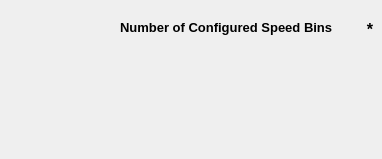
            <widget class="QWidget" name="tab_5">
             <attribute name="title">
              <string>Speed Bins</string>
             </attribute>
             <widget class="QWidget" name="gridLayoutWidget_4">
              <property name="geometry">
               <rect>
                <x>150</x>
                <y>70</y>
                <width>201</width>
                <height>80</height>
               </rect>
              </property>
              <layout class="QGridLayout" name="speedBinGrid" rowminimumheight="0">
               <property name="verticalSpacing">
                <number>1</number>
               </property>
              </layout>
             </widget>
             <widget class="QLabel" name="label_20">
              <property name="geometry">
               <rect>
                <x>120</x>
                <y>20</y>
                <width>221</width>
                <height>16</height>
               </rect>
              </property>
              <property name="text">
               <string>&lt;html&gt;&lt;head/&gt;&lt;body&gt;&lt;p&gt;&lt;span style=&quot; font-size:10pt; font-weight:600;&quot;&gt;Number of Configured Speed Bins&lt;/span&gt;&lt;/p&gt;&lt;/body&gt;&lt;/html&gt;</string>
              </property>
             </widget>
             <widget class="QLabel" name="numSpeedBinsConfigd">
              <property name="geometry">
               <rect>
                <x>357</x>
                <y>20</y>
                <width>16</width>
                <height>20</height>
               </rect>
              </property>
              <property name="text">
               <string>&lt;html&gt;&lt;head/&gt;&lt;body&gt;&lt;p align=&quot;right&quot;&gt;&lt;span style=&quot; font-size:12pt; font-weight:600;&quot;&gt;*&lt;/span&gt;&lt;/p&gt;&lt;/body&gt;&lt;/html&gt;</string>
              </property>
             </widget>
            </widget>
